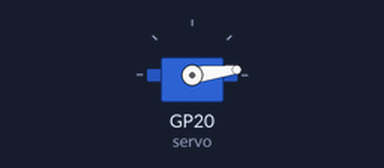
Recording of a program running on a simulated Raspberry Pi Pico running MicroPython. On the bench: servo. Servo angles are drawn from the pulse width (0.5 ms = 0°, 2.5 ms = 180°); library files of the repository ran but are not shown: servo.py; what the program prints to the serial console is not drawn. At 20.0 s the program stops and its outputs stay as they are.

Above: at 0.05 s.
Timing chart, 0 to 4.6 s (numbered marks = the images above):
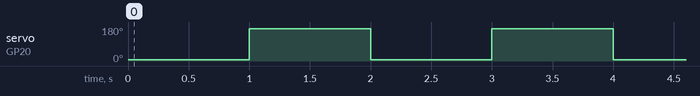

The program:

servo_demo.py
```python
from machine import Pin
from utime import sleep
from servo import SERVO
servo = SERVO(Pin(20))

for i in range(10):
    servo.turn(0)
    print(0)
    sleep(1)

    servo.turn(180)
    print(1)
    sleep(1)
```

Measured:
- by itself, servo on GP20 (servo): alternates 172° for 1.0 s and 7° for 1.0 s, 19 changes in all, then stays 172°
